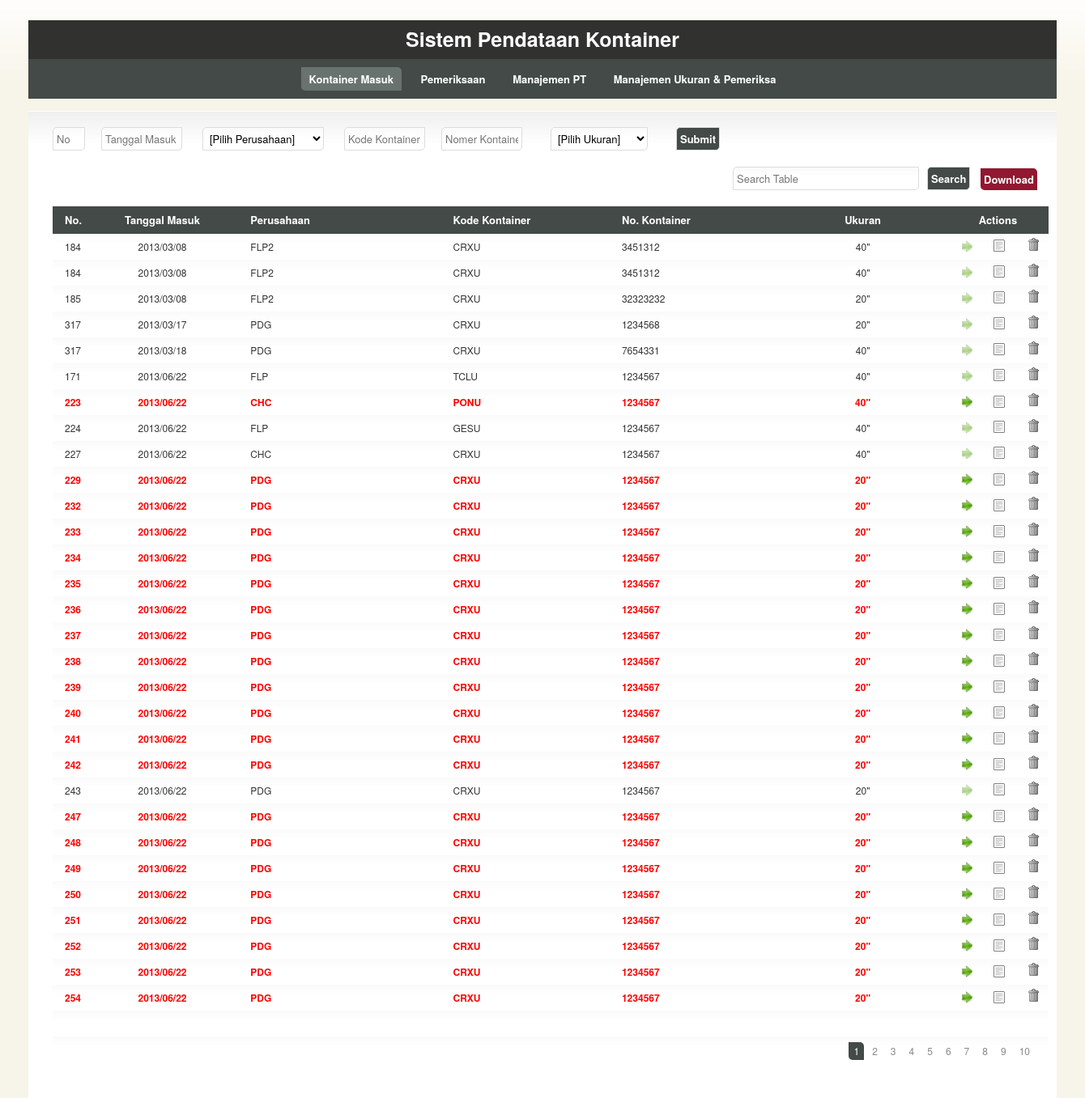
The page / on the database its author committed.
### tables this page shows
CREATE TABLE IF NOT EXISTS `kontainer` (
  `id` int(10) NOT NULL AUTO_INCREMENT,
  `no` int(10) NOT NULL,
  `tanggal_masuk` date NOT NULL,
  `perusahaan` varchar(100) NOT NULL,
  `kode` varchar(50) NOT NULL,
  `nomor` varchar(50) NOT NULL,
  `ukuran` varchar(50) NOT NULL,
  `status` int(10) NOT NULL DEFAULT '0',
  `tanggal_bap` date NOT NULL,
  `no_pib` varchar(50) NOT NULL,
  `tgl_pib` date NOT NULL,
  `jam_ip` time NOT NULL,
  `jam_periksa_st` time NOT NULL,
  `jam_periksa_en` time NOT NULL,
  `uraian` varchar(50) NOT NULL,
  `pemeriksa` varchar(50) NOT NULL,
  `tgl_sppb` date NOT NULL,
  `tgl_ip` date NOT NULL,
  PRIMARY KEY (`id`)
);

### application/controllers/kontainer.php (called while the page is built, shortened)
<?php if ( ! defined('BASEPATH')) exit('No direct script access allowed');
class Kontainer extends CI_Controller
{
	function __construct()
	{
		$this->load->model('kontainer_model', 'kontainer', true);
		$this->load->model('perusahaan_model', 'perusahaan', true);
		$this->load->model('ukuran_model', 'ukuran', true);
		$this->load->model('pemeriksa_model', 'pemeriksa', true);
	}
	function index()
	{
		$data['rows'] = $this->kontainer->get_rows(0, 30);
		$data['list_perusahaan'] = $this->perusahaan->get_all_perusahaan();
		$data['list_ukuran'] = $this->ukuran->get_all_ukuran();
		$data['list_pemeriksa'] = $this->pemeriksa->get_all_pemeriksa();
		$data['maxpage'] = $this->kontainer->get_max_page();
		$data['page'] = 1;
		$this->load->view('kontainer_view', $data);
	}
}

### index.php (called while the page is built, shortened)
<?php
require_once BASEPATH.'core/CodeIgniter.php';

### application/models/kontainer_model.php (called while the page is built, shortened)
<?php if ( ! defined('BASEPATH')) exit('No direct script access allowed');
class Kontainer_model extends CI_Model
{
	function get_rows($start, $limit)
	{
		$kueri = "SELECT * FROM kontainer ORDER BY tanggal_masuk,no LIMIT $start, $limit";
		$ret = $this->db->query($kueri)->result_array();
		return $ret;
	}
}

### application/views/kontainer_view.php (the view, shortened to what this page needs)
<!DOCTYPE html>
<html lang="en">
	<head>
		<link rel="stylesheet" href="<?=base_url();?>application/css/960.css" type="text/css" media="screen" charset="utf-8"/>
		<link rel="stylesheet" href="<?=base_url();?>application/css/template.css" type="text/css" media="screen" charset="utf-8"/>
		<link rel="stylesheet" href="<?=base_url();?>application/css/colour.css" type="text/css" media="screen" charset="utf-8"/>
		<link rel="stylesheet" href="<?=base_url();?>application/js/jquery.fancybox-1.3.4/fancybox/jquery.fancybox-1.3.4.css" type="text/css" media="screen"/>
		<link rel="stylesheet" href="<?=base_url();?>application/js/jqtp_latest/css/jqtp.css" type="text/css"/>
		<link rel="stylesheet" href="<?=base_url();?>application/js/jqtp_latest/css/jqpopup.css" type="text/css">
	</head>
	<body>
		<header id="header">
			<?php
				$data['active'] = 1;
				$this->load->view('header', $data);
			?>
		</header>
		<section id="section">
			<div id="content" class="container_16 clearfix">
				<form method="post" action="<?=site_url('kontainer/entry')?>">
					<div class="grid_1"><p>
						<input name="no" type="text" placeholder="No"/>
					</p></div>
					<div class="grid_2"><p>
						<input name="tanggal_masuk" type="text" id="datepicker" placeholder="Tanggal Masuk" pattern="((19|20)\d\d[/]0[1-9]|1[012])[/](0[1-9]|[12][0-9]|3[01])" required/>
					</p></div>
					<div class="grid_4"><p>
						<select name="perusahaan" required>
							<option value='-'>[Pilih Perusahaan]</option>
							<?php
							foreach($list_perusahaan as $perusahaan){
								extract($perusahaan);
								echo "<option value='$kode'>$kode</option>";
							}
							?>
						</select>
					</p></div>
					<div class="grid_2"><p>
						<input name="kode" type="text" placeholder="Kode Kontainer" required/>
					</p></div>
					<div class="grid_2"><p>
						<input name="nomor" type="text" placeholder="Nomer Kontainer" required/>
					</p></div>
					<div class="grid_3"><p>
						<select id="in_ukuran" name="ukuran">
							<option value='-'>[Pilih Ukuran]</option>
							<?php
							foreach($list_ukuran as $ukuran){
								extract($ukuran);
								echo "<option value='$ukuran'>$ukuran</option>";
							}
							?>
						</select>
					</p></div>
					<div class="grid_1"><p>
						<input type="submit" value="Submit"/>
					</p></div>
				</form>
				<div class="grid_14">
					<p>&nbsp;</p>
				</div>
				<form method='POST' action='<?=base_url();?>kontainer/search'>
					<div class="grid_5">
						<p>
							<input type="text" name='search' placeholder="Search Table"/>
						</p>
					</div>
					<div class="grid_1">
						<p>
							<input type="submit" value="Search" />
						</p>
					</div>
				</form>
				<div class="grid_1">
					<p>
						<a href='#download_filter' class='download error'>Download</a>
					</p>
				</div>
				<div class="grid_16">
					<table id="dataList" clas="tablesorter">
						<colgroup>
							<col class="colA" style="width:20px; word-wrap:break-word;"/>
							<col class="colB" style="width:90px; word-wrap:break-word;"/>
							<col class="colC" style="width:120px; word-wrap:break-word;"/>
							<col class="colD" style="width:100px; word-wrap:break-word;"/>
							<col class="colE" style="width:100px; word-wrap:break-word;"/>
							<col class="colF" style="width:100px; word-wrap:break-word;"/>
							<col class="colG" style="width:20px; word-wrap:break-word;"/>
							<col class="colH" style="width:20px; word-wrap:break-word;"/>
							<col class="colI" style="width:20px; word-wrap:break-word;"/>
						</colgroup>
						<thead>
							<tr>
								<th>No.</th>
								<th class='center'>Tanggal Masuk</th>
								<th>Perusahaan</th>
								<th>Kode Kontainer</th>
								<th>No. Kontainer</th>
								<th class='center'>Ukuran</th>
								<th class='center' colspan="3" width="10%">Actions</th>
							</tr>
						</thead>
						<tbody>
							<?php
							foreach($rows as $row){
								extract($row);
								$tanggal_masuk = str_replace("-", "/", $tanggal_masuk);
								$today = date('Y/m/d');
								$t_tanggal = strtotime($tanggal_masuk);
								$t_today = strtotime($today);
								$difsecs = $t_today - $t_tanggal;
								$difday = $difsecs / (24*60*60) + 1;
								if($difday >= 30 && $status == 0) echo "<tr style='color:red; font-weight:bold;'>";
								else echo "<tr>";
								echo "
										<td id='col_no_$id' style='text-align:left;'>$no</td>
										<td id='col_tanggal_$id' class='center'>$tanggal_masuk</td>
										<td id='col_perusahaan_$id'>$perusahaan</td>
										<td id='col_kode_$id'>$kode</td>
										<td id='col_nomor_$id'>$nomor</td>
										<td id='col_ukuran_$id' class='center'>$ukuran</td>
										<td id='col_ip_$id' class='center'>";
			   	if($status == '0') echo 	"<a href='#ip_row' class='ip ip_button' no='$id'></a></td>";
				else echo 					"<a href='#' class='unip'></a></td>";
				echo "					<td id='col_edit_$id' class='center'><a href='#' onclick=\"edit_row('$id')\" class='edit'></a></td>
										<td id='col_delete_$id' class='center'><a href='#' onclick=\"confirm_delete_row('$id')\" class='trash'></a></td>
									</tr>
									<tr style='display:none'>
										<td id='col_status_$id'>$status</td>
									</tr>
								";
							}
							?>
						</tbody>
						<tfoot>
							<tr><td colspan="9">&nbsp;</td><tr>
							<tr>
								<td colspan="9" class="pagination">
									<?php
										$st = $page-4;
										if($st < 1) $st = 1;
										$en = $st + 9;
										for($i = $st; $i <= $en; $i++){
											if($i == $page) echo "<span class='active curved'>$i</span>";
											else{
												if(isset($key)) echo "<a href='".base_url()."kontainer/search?key=$key&page=$i' class='curved'>$i</a>";
												else echo "<a href='".base_url()."kontainer/page/$i' class='curved'>$i</a>";
											}
										}
									?>
								</td>
							</tr>
						</tfoot>
					</table>
				</div>
			</div>
		</section>
	</body>
</html>

### application/views/header.php (shortened to what this page needs)
<div id="colhead"><h1 id="head">Sistem Pendataan Kontainer</h1></div>
<div id="colnav">
	<ul id="navigation">
		<?php
			if($active == 1) echo "
				<li><span class='active'>Kontainer Masuk</span></li>
				<li><a href='".site_url('pemeriksaan')."'>Pemeriksaan</a></li>
				<li><a href='".site_url('manajemen_pt')."'>Manajemen PT</a></li>
				<li><a href='".site_url('manajemen_ukuran_pemeriksa')."'>Manajemen Ukuran & Pemeriksa</a></li>
			";
		?>
	</ul>
</div>

### application/css/960.css (style rules this page uses)
html,body,div,span,applet,object,iframe,h1,h2,h3,h4,h5,h6,p,blockquote,pre,a,abbr,acronym,address,big,cite,code,del,dfn,em,font,img,ins,kbd,q,s,samp,small,strike,strong,sub,sup,tt,var,b,u,i,center,dl,dt,dd,ol,ul,li,fieldset,form,label,legend,table,caption,tbody,tfoot,thead,tr,th,td { margin:0;padding:0;border:0;outline:0;font-size:100%;vertical-align:baseline;background:transparent }
body { line-height:1 }
ol,ul { list-style:none }
table { border-collapse:collapse;border-spacing:0 }
body, textarea { color:#333;font:13px/1.5 'Helvetica Neue',Arial,'Liberation Sans',FreeSans,sans-serif }
h1 { font-size:25px }
ul { list-style:disc }
li { margin-left:30px }
p,dl,hr,h1,h2,h3,h4,h5,h6,ol,ul,pre,table,address,fieldset { margin-bottom:20px }
.grid_1 select,.grid_1 input,.grid_1 textarea { width:30px }
.grid_2 select,.grid_2 input,.grid_2 textarea { width:90px }
.grid_3 select,.grid_3 input,.grid_3 textarea { width:150px }
.grid_3 select { width:120px }
.grid_4 select,.grid_4 input,.grid_4 textarea { width:210px }
.grid_4 select { width:150px }
.grid_5 select,.grid_5 input,.grid_5 textarea { width:220px }
.grid_1, .grid_2, .grid_3, .grid_4, .grid_5, .grid_6, .grid_7, .grid_8, .grid_9, .grid_10, .grid_11, .grid_12, .grid_13, .grid_14, .grid_15, .grid_16 { display: inline; float: left; margin-left: 10px; margin-right: 10px; }
.grid_16 { float:center; }
.container_16 .grid_1, .container_16 .grid_1 .box, .container_16 .grid_1 .ui-state-highlight { width: 40px !important }
.container_16 .grid_2, .container_16 .grid_2 .box, .container_16 .grid_2 .ui-state-highlight { width: 100px !important }
.container_16 .grid_3, .container_16 .grid_3 .box, .container_16 .grid_3 .ui-state-highlight { width: 150px !important }
.container_16 .grid_4, .container_16 .grid_4 .box, .container_16 .grid_4 .ui-state-highlight { width: 160px !important }
.container_16 .grid_5, .container_16 .grid_5 .box, .container_16 .grid_5 .ui-state-highlight { width: 220px !important }
.container_16 .grid_14, .container_16 .grid_14 .box, .container_16 .grid_14 .ui-state-highlight { width: 820px !important }
.container_16 .grid_16, .container_16 .grid_16 .box, .container_16 .grid_16 .ui-state-highlight { width: 940px !important }
.clearfix:after { clear: both; content: ' '; display: block; font-size: 0; line-height: 0; visibility: hidden; width: 0; height: 0; }

### application/css/colour.css (style rules this page uses)
body { background:#F7F4E9 url(../img/body.png) repeat-x top center; }
th,#colnav,.active,input[type=submit],.pagination a:hover,.date td a:hover { background:#434A48; color:#fff }
select, textarea, input, td, #section, #foot { background:#fff url(../img/gradient.png) repeat-x 0 -28px }
tr { background-position:0 -18px; }
#section { background-position:0 1px; }
.active, th, #head, #navigation a, input[type=submit] { color:#fff; }
input, select, textarea { border-color:#ddd }
h1,h2,h3,h4,h5,h6 { border-color:#ddd }
a { color:#888 }
a.edit { background-image:url(../img/edit.png) }
a.trash { background-image:url(../img/trash.png) }
a.ip { background-image:url(../img/ip.png); }
a.unip { background-image:url(../img/ip.png); opacity:0.5; }
#colhead { background:#313230 }
#navigation .active { background:#687370 }
.error,.success,.info,.error a,.success a,.info a { color:#fff }
.error { background:#901830 }

### rows shown on the page
kontainer: no "184", tanggal_masuk "2013/03/08", perusahaan "FLP2", kode "CRXU", nomor "3451312", ukuran "40\""
kontainer: no "184", tanggal_masuk "2013/03/08", perusahaan "FLP2", kode "CRXU", nomor "3451312", ukuran "40\""
kontainer: no "185", tanggal_masuk "2013/03/08", perusahaan "FLP2", kode "CRXU", nomor "32323232", ukuran "20\""
kontainer: no "317", tanggal_masuk "2013/03/17", perusahaan "PDG", kode "CRXU", nomor "1234568", ukuran "20\""
kontainer: no "317", tanggal_masuk "2013/03/18", perusahaan "PDG", kode "CRXU", nomor "7654331", ukuran "40\""
kontainer: no "171", tanggal_masuk "2013/06/22", perusahaan "FLP", kode "TCLU", nomor "1234567", ukuran "40\""
kontainer: no "223", tanggal_masuk "2013/06/22", perusahaan "CHC", kode "PONU", nomor "1234567", ukuran "40\""
kontainer: no "224", tanggal_masuk "2013/06/22", perusahaan "FLP", kode "GESU", nomor "1234567", ukuran "40\""
kontainer: no "227", tanggal_masuk "2013/06/22", perusahaan "CHC", kode "CRXU", nomor "1234567", ukuran "40\""
kontainer: no "229", tanggal_masuk "2013/06/22", perusahaan "PDG", kode "CRXU", nomor "1234567", ukuran "20\""
kontainer: no "232", tanggal_masuk "2013/06/22", perusahaan "PDG", kode "CRXU", nomor "1234567", ukuran "20\""
kontainer: no "233", tanggal_masuk "2013/06/22", perusahaan "PDG", kode "CRXU", nomor "1234567", ukuran "20\""
kontainer: no "234", tanggal_masuk "2013/06/22", perusahaan "PDG", kode "CRXU", nomor "1234567", ukuran "20\""
kontainer: no "235", tanggal_masuk "2013/06/22", perusahaan "PDG", kode "CRXU", nomor "1234567", ukuran "20\""
kontainer: no "236", tanggal_masuk "2013/06/22", perusahaan "PDG", kode "CRXU", nomor "1234567", ukuran "20\""
kontainer: no "237", tanggal_masuk "2013/06/22", perusahaan "PDG", kode "CRXU", nomor "1234567", ukuran "20\""
kontainer: no "238", tanggal_masuk "2013/06/22", perusahaan "PDG", kode "CRXU", nomor "1234567", ukuran "20\""
kontainer: no "239", tanggal_masuk "2013/06/22", perusahaan "PDG", kode "CRXU", nomor "1234567", ukuran "20\""
kontainer: no "240", tanggal_masuk "2013/06/22", perusahaan "PDG", kode "CRXU", nomor "1234567", ukuran "20\""
kontainer: no "241", tanggal_masuk "2013/06/22", perusahaan "PDG", kode "CRXU", nomor "1234567", ukuran "20\""
kontainer: no "242", tanggal_masuk "2013/06/22", perusahaan "PDG", kode "CRXU", nomor "1234567", ukuran "20\""
kontainer: no "243", tanggal_masuk "2013/06/22", perusahaan "PDG", kode "CRXU", nomor "1234567", ukuran "20\""
kontainer: no "247", tanggal_masuk "2013/06/22", perusahaan "PDG", kode "CRXU", nomor "1234567", ukuran "20\""
kontainer: no "248", tanggal_masuk "2013/06/22", perusahaan "PDG", kode "CRXU", nomor "1234567", ukuran "20\""
kontainer: no "249", tanggal_masuk "2013/06/22", perusahaan "PDG", kode "CRXU", nomor "1234567", ukuran "20\""
kontainer: no "250", tanggal_masuk "2013/06/22", perusahaan "PDG", kode "CRXU", nomor "1234567", ukuran "20\""
kontainer: no "251", tanggal_masuk "2013/06/22", perusahaan "PDG", kode "CRXU", nomor "1234567", ukuran "20\""
kontainer: no "252", tanggal_masuk "2013/06/22", perusahaan "PDG", kode "CRXU", nomor "1234567", ukuran "20\""
kontainer: no "253", tanggal_masuk "2013/06/22", perusahaan "PDG", kode "CRXU", nomor "1234567", ukuran "20\""
kontainer: no "254", tanggal_masuk "2013/06/22", perusahaan "PDG", kode "CRXU", nomor "1234567", ukuran "20\""
